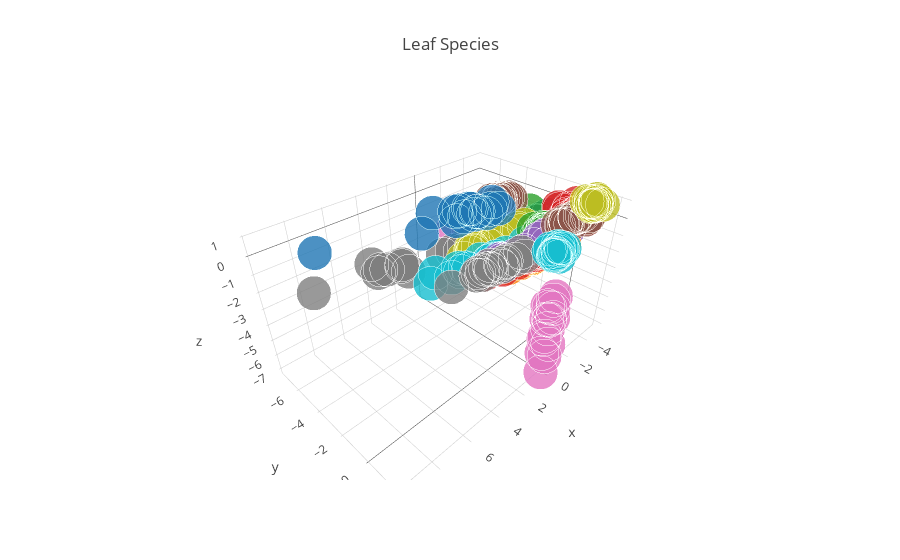

Notebook code cell kept with this figure:
### Markdown cell above
From the previous plot we can see that with just 2 principal components it can be very diffucult to classify some leaf species. 

Let's try to visualize the first 3 principal components and see what we can get:

### Code cell
traces = []

for name in numpy.unique(y):
    trace = go.Scatter3d(
        x=Y[y==name,0],
        y=Y[y==name,1],
        z=Y[y==name,2],
        mode="markers",
        name=name,
        marker=go.Marker(
            size=12,
            line=go.Line(
                color="rgba(217, 217, 217, 0.14)",
                width=0.5),
            opacity=0.8))
    traces.append(trace)
   
layout = go.Layout(
    title= "Leaf Species",
    hovermode= "closest",
    xaxis= dict(
        title= "Principal Component 1",
        ticklen= 5,
        zeroline= False,
        gridwidth= 2,
    ),
    yaxis=dict(
        title= "Principal Component 2",
        ticklen= 5,
        gridwidth= 2,
    ),
    showlegend= False
)

fig = go.Figure(data=go.Data(traces), layout=layout)
po.iplot(fig)
